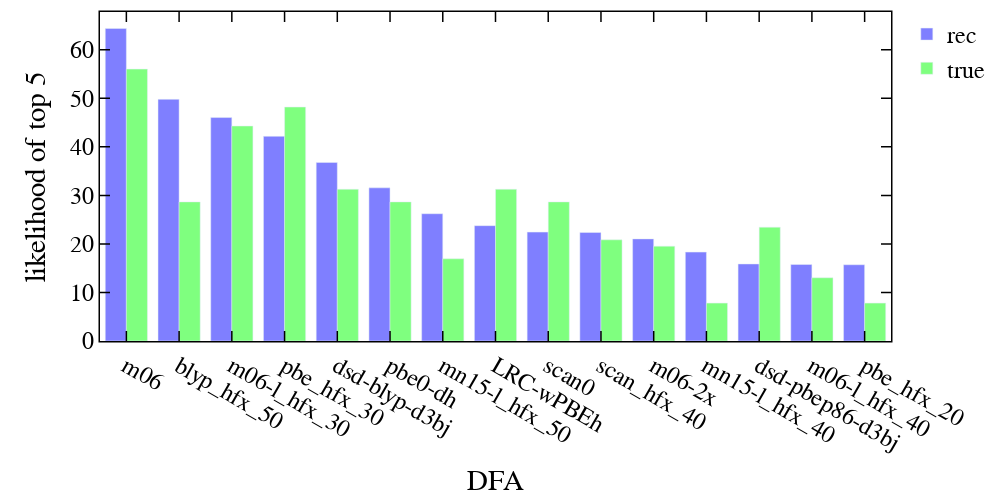

The cell this chart's notebook holds for it:
### Markdown cell above
##### likelihood of top 5 DFAs

### Code cell
### ----top-5----
cutoff = 15
top5_bfs = {}
for f in functionals:
    top5_bfs[f] = 0
for _, row in df_sel_top.iterrows():
    for f in row["best_fs"]:
        top5_bfs[f] += 1
true_top5_bfs = {}
for f in functionals:
    true_top5_bfs[f] = 0
for _, row in df_sel_top.iterrows():
    for f in row["true_best_fs"]:
        true_top5_bfs[f] += 1

for f in top5_bfs:
    top5_bfs[f] += true_top5_bfs[f]*0.01

from collections import Counter
bfs = dict(sorted(top5_bfs.items(), key=lambda item: item[1], reverse=True))
use_bfs_true = {}
for f in list(bfs.keys())[:cutoff]:
    use_bfs_true[f] = true_top5_bfs[f]
data = [go.Bar(x=list(bfs.keys())[:cutoff],
               y=np.array(list(bfs.values()))[:cutoff]*600./np.sum(list(bfs.values())), name='rec', marker_color='rgba(0, 0, 255, 0.5)'),
        go.Bar(x=list(use_bfs_true.keys()),
               y=np.array(list(use_bfs_true.values()))*600./np.sum(list(bfs.values())), name='true', marker_color='rgba(0, 255, 0, 0.5)'),
       ]
layout = go.Layout()
layout.update(glob_layout)
layout["xaxis"].update({'title': "DFA"})
layout["yaxis"].update({'title': "likelihood of top 5", })
layout.update(width=1000, height=500, boxmode='group')
fig = dict(data=data, layout=layout)
iplot(fig)

### Figure 1 — Plotly figure (JSON) as saved in the notebook; plotly's stock layout.template omitted (floating-point values rounded to 4 significant figures)
{"data": [{"marker": {"color": "rgba(0, 0, 255, 0.5)"}, "name": "rec", "type": "bar", "x": ["m06", "blyp_hfx_50", "m06-l_hfx_30", "pbe_hfx_30", "dsd-blyp-d3bj", "pbe0-dh", "mn15-l_hfx_50", "LRC-wPBEh", "scan0", "scan_hfx_40", "m06-2x", "mn15-l_hfx_40", "dsd-pbep86-d3bj", "m06-l_hfx_40", "pbe_hfx_20"], "y": [64.4, 49.79, 46.04, 42.17, 36.79, 31.55, 26.22, 23.76, 22.43, 22.36, 21.04, 18.32, 15.87, 15.76, 15.71]}, {"marker": {"color": "rgba(0, 255, 0, 0.5)"}, "name": "true", "type": "bar", "x": ["m06", "blyp_hfx_50", "m06-l_hfx_30", "pbe_hfx_30", "dsd-blyp-d3bj", "pbe0-dh", "mn15-l_hfx_50", "LRC-wPBEh", "scan0", "scan_hfx_40", "m06-2x", "mn15-l_hfx_40", "dsd-pbep86-d3bj", "m06-l_hfx_40", "pbe_hfx_20"], "y": [56.02, 28.66, 44.29, 48.2, 31.27, 28.66, 16.94, 31.27, 28.66, 20.84, 19.54, 7.817, 23.45, 13.03, 7.817]}], "layout": {"boxmode": "group", "font": {"color": "black", "family": "Helvetica", "size": 24}, "height": 500, "legend": {"orientation": "v"}, "margin": {"b": 100, "l": 100, "r": 10, "t": 10}, "paper_bgcolor": "rgba(255,255,255,100)", "plot_bgcolor": "white", "width": 1000, "xaxis": {"color": "black", "linecolor": "black", "linewidth": 1.5, "mirror": "allticks", "showgrid": false, "showline": true, "ticklen": 10, "ticks": "inside", "tickwidth": 1.5, "title": {"text": "DFA"}, "zeroline": false}, "yaxis": {"color": "black", "linecolor": "black", "linewidth": 1.5, "mirror": "allticks", "showgrid": false, "showline": true, "ticklen": 10, "ticks": "inside", "tickwidth": 1.5, "title": {"text": "likelihood of top 5"}, "zeroline": false}}}
